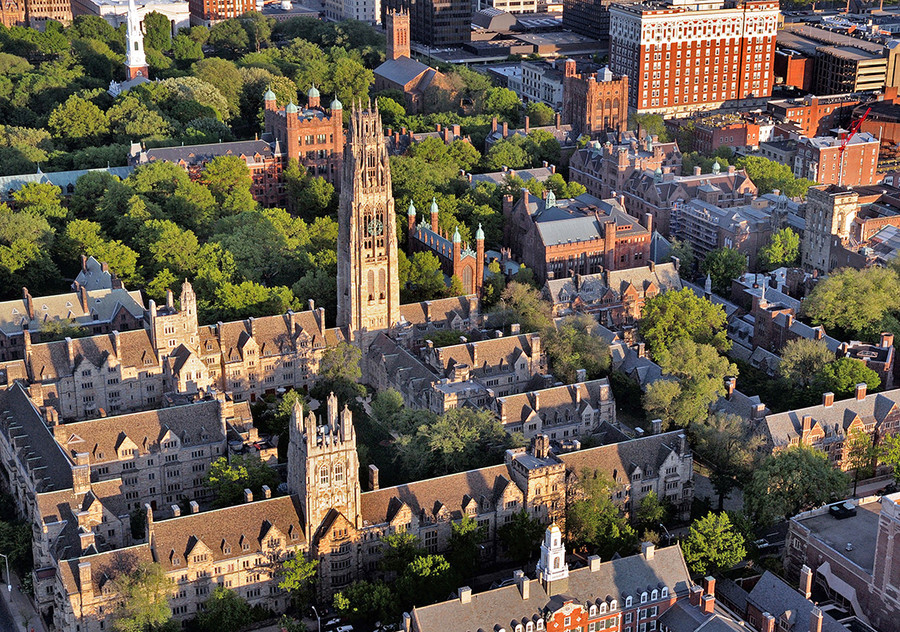
#> input picture PS8/yale.png, 900 x 632 px
$ python ps8.py
#> lines starting #> are read from the running program, lines starting #| are printed output that depends on the picture; after the words box and inside, x2 and y2 are one past the last pixel; in counts of white or black regions, pixels touching at a corner belong together
# # Problem 1 : Edge Detection
from skimage import io
from skimage import measure

from skimage.color import rgb2gray
from skimage.filters import sobel
from skimage.filters import roberts
from skimage import feature
import numpy as np
img = io.imread('yale.png')
#> img is the input picture: shape (632, 900, 3); mean R, G, B 102.2, 92.5, 79.3
io.imshow(img)
io.show()

# Take the color image and convert it to a grayscale image:
grey_img = rgb2gray(img)
io.imshow(grey_img)
io.show()

# Sobel operator
sobel_edge = sobel(grey_img)
io.imshow(sobel_edge)
io.show()

# Robot’s Cross
robert_cross_edge = roberts(grey_img)
io.imshow(robert_cross_edge)
io.show()

# The Canny Edge Detector
canny_edge = feature.canny(grey_img)
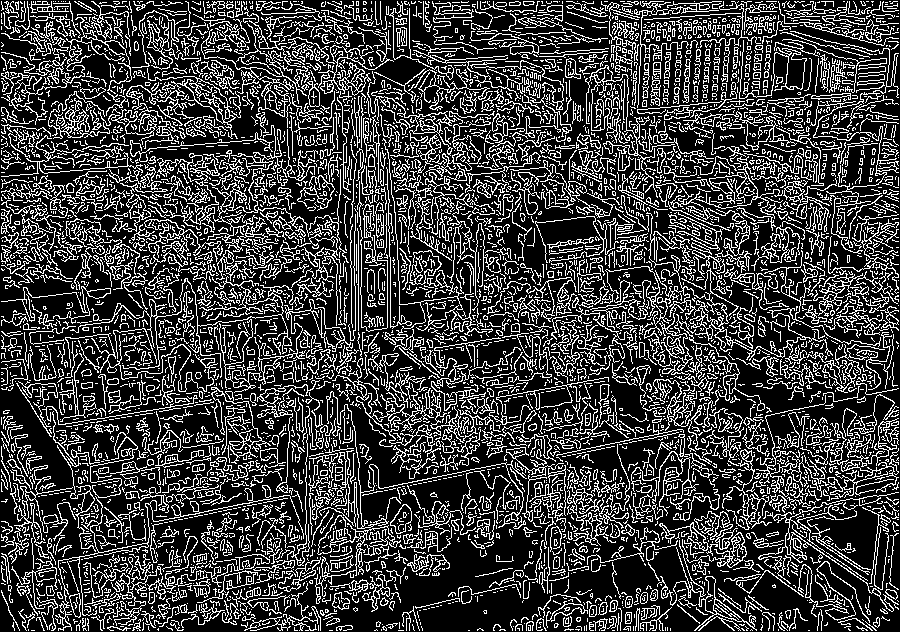
#> canny_edge: shape (632, 900) bool; 24.6% white in thin lines or dots
io.imshow(canny_edge.astype(np.float64))
io.show()

# # 1. Low threshold
canny_edge_1 = feature.canny(grey_img, low_threshold = 0.1, high_threshold = 0.5)
#> canny_edge_1: shape (632, 900) bool; 19.4% white in thin lines or dots
io.imshow(canny_edge_1.astype(np.float64))
io.show()

canny_edge_2 = feature.canny(grey_img, low_threshold = 0.2, high_threshold = 0.5)
#> canny_edge_2: shape (632, 900) bool; 17.5% white in thin lines or dots
io.imshow(canny_edge_2.astype(np.float64))
io.show()

canny_edge_3 = feature.canny(grey_img, low_threshold = 0.3, high_threshold = 0.5)
#> canny_edge_3: shape (632, 900) bool; 15.3% white in thin lines or dots
io.imshow(canny_edge_3.astype(np.float64))
io.show()

canny_edge_4 = feature.canny(grey_img, low_threshold = 0.4, high_threshold = 0.6)
#> canny_edge_4: shape (632, 900) bool; 12.3% white in thin lines or dots
io.imshow(canny_edge_4.astype(np.float64))
io.show()

# # 2. High threshold
canny_edge_1 = feature.canny(grey_img, low_threshold = 0.1, high_threshold = 0.3)
#> canny_edge_1: shape (632, 900) bool; 22.7% white in thin lines or dots
io.imshow(canny_edge_1.astype(np.float64))
io.show()

canny_edge_2 = feature.canny(grey_img, low_threshold = 0.1, high_threshold = 0.5)
io.imshow(canny_edge_2.astype(np.float64))
io.show()

canny_edge_3 = feature.canny(grey_img, low_threshold = 0.1, high_threshold = 0.7)
#> canny_edge_3: shape (632, 900) bool; 16.8% white in thin lines or dots
io.imshow(canny_edge_3.astype(np.float64))
io.show()

canny_edge_4 = feature.canny(grey_img, low_threshold = 0.1, high_threshold = 0.9)
#> canny_edge_4: shape (632, 900) bool; 14.3% white in thin lines or dots
io.imshow(canny_edge_4.astype(np.float64))
io.show()
#
# # 3. sigma
canny_edge_1 = feature.canny(grey_img, sigma = 0.3)
#> canny_edge_1: shape (632, 900) bool; 34.2% white in thin lines or dots
io.imshow(canny_edge_1.astype(np.float64))
io.show()

canny_edge_2 = feature.canny(grey_img, sigma = 0.5)
#> canny_edge_2: shape (632, 900) bool; 32.9% white in thin lines or dots
io.imshow(canny_edge_2.astype(np.float64))
io.show()

canny_edge_3 = feature.canny(grey_img, sigma = 0.7)
#> canny_edge_3: shape (632, 900) bool; 29.9% white in thin lines or dots
io.imshow(canny_edge_3.astype(np.float64))
io.show()

canny_edge_4 = feature.canny(grey_img, sigma = 0.9)
#> canny_edge_4: shape (632, 900) bool; 26.4% white in thin lines or dots
io.imshow(canny_edge_4.astype(np.float64))
io.show()

# # Problem 2: Finding Color Blobs
img = io.imread('object.jpg')
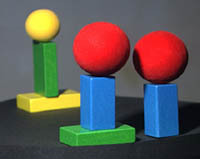
#> input picture PS8/object.jpg, 200 x 159 px
#> img is the input picture: shape (159, 200, 3); mean R, G, B 94.5, 87.6, 84.5
io.imshow(img)
io.show()

# 1. Divide the color image into three separate color-channel images
redImage = img[:, :, 0]
greenImage = img[:, :, 1]
blueImage = img[:, :, 2]

# 2. Binarize the images by applying a threshold
redBinary = np.logical_and(redImage > 125, greenImage < 64, blueImage < 64)
#> redBinary: shape (159, 200) bool; 11.8% white; 2 white regions, box (x1, y1, x2, y2) and area: (73, 22, 128, 70) 2017, (134, 31, 185, 79) 1735
yellowBinary = np.logical_and(redImage > 125, greenImage > 125)
#> yellowBinary: shape (159, 200) bool; 5.8% white; 2 white regions, box (x1, y1, x2, y2) and area: (16, 89, 80, 113) 994, (25, 9, 59, 40) 843
blueBinary = blueImage > 143
#> blueBinary: shape (159, 200) bool; 11% white; 2 white regions, box (x1, y1, x2, y2) and area: (80, 75, 115, 130) 1819, (144, 84, 178, 137) 1666
greenBinary = np.logical_and(np.logical_and(greenImage > 130, redImage < 90), blueImage < 110)
#> greenBinary: shape (159, 200) bool; 5.6% white; 2 white regions, box (x1, y1, x2, y2) and area: (60, 125, 135, 146) 1103, (37, 43, 58, 97) 687

# [11 lines of commented-out code are left out]
redTagged, redN = measure.label(redBinary, connectivity = 2, return_num = True)
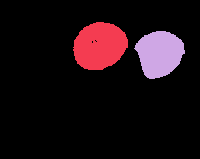
#> redTagged: shape (159, 200) int32; 3 distinct labels, from 0 to 2; one colour per label, 0 black
#> redN = 2
yellowTagged, yellowN = measure.label(yellowBinary, connectivity = 2, return_num = True)
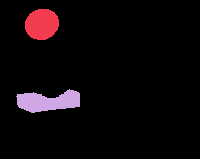
#> yellowTagged: shape (159, 200) int32; 3 distinct labels, from 0 to 2; one colour per label, 0 black
#> yellowN = 2
blueTagged, blueN = measure.label(blueBinary, connectivity = 2, return_num = True)
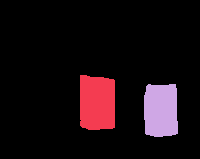
#> blueTagged: shape (159, 200) int32; 3 distinct labels, from 0 to 2; one colour per label, 0 black
#> blueN = 2
greenTagged, greenN = measure.label(greenBinary, connectivity = 2, return_num = True)
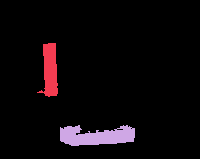
#> greenTagged: shape (159, 200) int32; 3 distinct labels, from 0 to 2; one colour per label, 0 black
#> greenN = 2

# [18 lines of commented-out code are left out]

def get_regions_rows_cols(tagged_img, region_idx):
#> called with region_idx = 1
    binary = tagged_img == region_idx
#> binary: shape (159, 200) bool; 2.7% white; 1 white region, box (x1, y1, x2, y2) and area: (25, 9, 59, 40) 843
    row_vec = binary.max(0) # the row vec corresponds to the max element in each column
    cols = np.flatnonzero(row_vec)
#> cols = 34 values from 25 to 58

    col_vec = binary.max(1)  # the col vec corresponds to the max element in each row
    rows = np.flatnonzero(col_vec)
#> rows = 31 values from 9 to 39

    col_min = cols.min()
#> col_min = 25
    col_max = cols.max()
#> col_max = 58
    row_min = rows.min()
#> row_min = 9
    row_max = rows.max()
#> row_max = 39
    col_centroid = cols.mean()
#> col_centroid = 41.5
    row_centroid = rows.mean()
#> row_centroid = 24
    print(row_centroid, col_centroid, row_max, col_max, row_min, col_min)
#| 24.0 41.5 39 58 9 25
    return row_centroid, col_centroid, row_max, col_max, row_min, col_min


get_regions_rows_cols(yellowTagged, 1)
get_regions_rows_cols(yellowTagged, 2)
#> in get_regions_rows_cols (call 2), `binary = tagged_img == region_idx`: binary: shape (159, 200) bool; 3.1% white; 1 white region, box (x1, y1, x2, y2) and area: (16, 89, 80, 113) 994
#| 100.5 47.5 112 79 89 16
get_regions_rows_cols(greenTagged, 1)
#> in get_regions_rows_cols (call 3), `binary = tagged_img == region_idx`: binary: shape (159, 200) bool; 2.2% white; 1 white region, box (x1, y1, x2, y2) and area: (37, 43, 58, 97) 687
#| 69.5 47.0 96 57 43 37
get_regions_rows_cols(greenTagged, 2)
#> in get_regions_rows_cols (call 4), `binary = tagged_img == region_idx`: binary: shape (159, 200) bool; 3.5% white; 1 white region, box (x1, y1, x2, y2) and area: (60, 125, 135, 146) 1103
#| 135.0 97.0 145 134 125 60
get_regions_rows_cols(blueTagged, 1)
#> in get_regions_rows_cols (call 5), `binary = tagged_img == region_idx`: binary: shape (159, 200) bool; 5.7% white; 1 white region, box (x1, y1, x2, y2) and area: (80, 75, 115, 130) 1819
#| 102.0 97.0 129 114 75 80
get_regions_rows_cols(blueTagged, 2)
#> in get_regions_rows_cols (call 6), `binary = tagged_img == region_idx`: binary: shape (159, 200) bool; 5.2% white; 1 white region, box (x1, y1, x2, y2) and area: (144, 84, 178, 137) 1666
#| 110.0 160.5 136 177 84 144
get_regions_rows_cols(redTagged, 1)
#> in get_regions_rows_cols (call 7), `binary = tagged_img == region_idx`: binary: shape (159, 200) bool; 6.3% white; 1 white region, box (x1, y1, x2, y2) and area: (73, 22, 128, 70) 2017
#| 45.5 100.0 69 127 22 73
get_regions_rows_cols(redTagged, 2)
#> in get_regions_rows_cols (call 8), `binary = tagged_img == region_idx`:
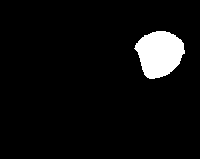
#> binary: shape (159, 200) bool; 5.5% white; 1 white region, box (x1, y1, x2, y2) and area: (134, 31, 185, 79) 1735
#> in get_regions_rows_cols (call 8), `cols = np.flatnonzero(row_vec)`: cols = 51 values from 134 to 184
#> in get_regions_rows_cols (call 8), `rows = np.flatnonzero(col_vec)`: rows = 48 values from 31 to 78
#> in get_regions_rows_cols (call 8), `col_min = cols.min()`: col_min = 134
#> in get_regions_rows_cols (call 8), `col_max = cols.max()`: col_max = 184
#> in get_regions_rows_cols (call 8), `row_min = rows.min()`: row_min = 31
#> in get_regions_rows_cols (call 8), `row_max = rows.max()`: row_max = 78
#> in get_regions_rows_cols (call 8), `col_centroid = cols.mean()`: col_centroid = 159
#> in get_regions_rows_cols (call 8), `row_centroid = rows.mean()`: row_centroid = 54.5
#| 54.5 159.0 78 184 31 134
